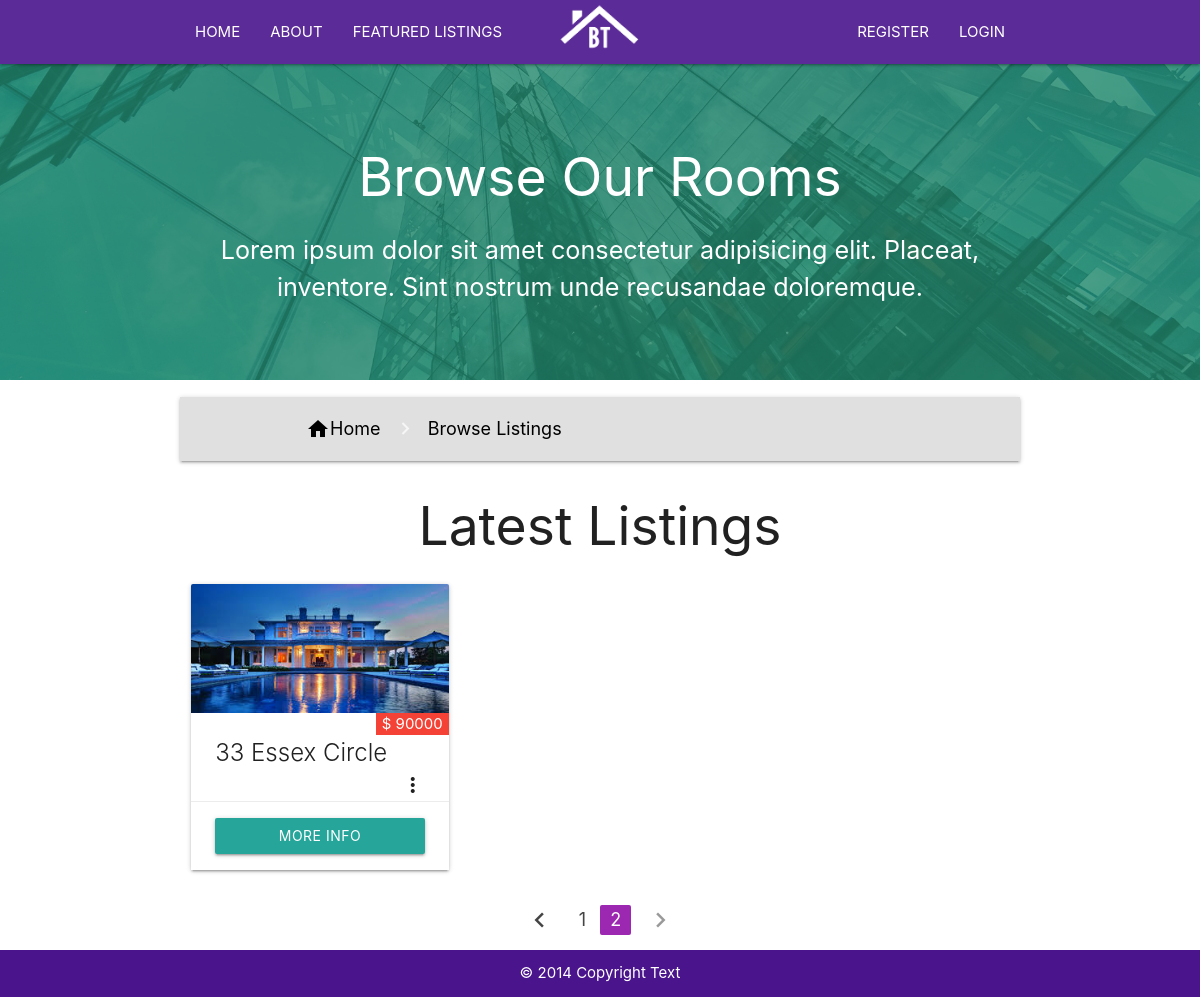
The app's page /listings/?page=2 with its own data.
### listings/models.py (models this page shows, shortened)
class Listings(models.Model):
    realtors = models.ForeignKey(m.Realtors,on_delete=models.DO_NOTHING,null=True)
    title = models.CharField(max_length=200)
    address = models.CharField(max_length=200)
    city = models.CharField(max_length=200)
    state = models.CharField(max_length = 100)
    zipcode = models.CharField(max_length=100)
    description = models.TextField(blank=True)
    price = models.IntegerField()
    bedrooms = models.IntegerField()
    bathrooms  = models.IntegerField()
    sqft = models.IntegerField()
    lot_size = models.DecimalField(max_digits=5,decimal_places=1)
    photo_main = models.ImageField(upload_to='photos/')
    photo_1 = models.ImageField(upload_to='photos/' )
    photo_2 = models.ImageField(upload_to='photos/' )
    photo_3 = models.ImageField(upload_to='photos/' )
    photo_4 = models.ImageField(upload_to='photos/' )
    photo_5 = models.ImageField(upload_to='photos/' )
    photo_6 = models.ImageField(upload_to='photos/' )
    is_published = models.BooleanField(default=True)
    list_date = models.DateTimeField(default=datetime.now,blank=True)

### listings/views.py (the view)
def index(request):
    listings = Listings.objects.filter(is_published=True)
    paginator = Paginator(listings,1)
    page = request.GET.get('page',1)
    try:
        paged_listings = paginator.page(page)
    except PageNotAnInteger:
         paged_listings = paginator.page(1)
    except EmptyPage:
         paged_listings = paginator.page(paginator.num_pages)
    context = {
        "listings":paged_listings
    }
    return render(request,'listings/listings.html',context)

### templates/listings/listings.html (shortened to what this page needs)
{% extends 'base.html'%}
{% block content %}
<section id="showcase-inner">
        <div class="overservices">
    <div class="container">
            <h2 class="white-text center">Browse Our Rooms</h2>
            <p class="flow-text center white-text">Lorem ipsum dolor sit amet consectetur adipisicing elit. Placeat, inventore.
                Sint nostrum unde recusandae doloremque.</p>
    </div>
        </div>
    </section>
    <div class="container">
        <nav class="bread grey lighten-2">
            <div class="container">
                <div class="nav-wrapper ">
                    <div class="col s12">
                        <a href="{% url 'front'%}" class="breadcrumb black-text"><i class="material-icons">home </i> Home</a>
                        <a href="{% url 'listings'%}" class="breadcrumb black-text active">Browse Listings</a>
                    </div>
                </div>
            </div>
        </nav>
    </div>
<section class="listings">
        <div class="container ">
            <h2 class="center">Latest Listings</h2>
            <div class="row">
                {% if listings %}
                {% for list in listings%}
                <div class="col s12 m4">
                    <div class="card ">
                        <div class="card-image">
                            <img src="{{list.photo_main.url}}" alt="" srcset="">
                            <span class="white-text badge red">$ {{list.price}}</span>
                        </div>
                        <div class="card-content">
                                <span class="card-title activator grey-text text-darken-4">{{list.title}}<i class="material-icons right">more_vert</i></span>
                        </div>
                        <div class="card-action">
                                <a class="btn large" href='/listings/{{list.id}}'>More Info</a>
                        </div>
                    </div>
                </div>
                {%endfor%}
                {%endif%}
            </div>
    </section>
    <div class="paginate container center">
            {% if listings.has_other_pages %}
            <ul class="pagination">
                  {% if listings.has_previous %}
                  <li  class="waves-effect"><a href="?page={{listings.previous_page_number}}"><i class="material-icons">chevron_left</i></a></li>
                  {% else %}
                  <li class="disabled waves-effect"><a href="#!"><i class="material-icons">chevron_left</i></a></li>
                  {% endif %}
                  {% for i in listings.paginator.page_range %}
                      {% if listings.number == i %}
                          <li class="active waves-effect purple"><a href="?page={{ i }}">{{ i }}</a></li>
                {% else %}
                <li class="waves-effect"><a href="?page={{ i }}">{{ i }}</a></li>
                  {% endif %}
                {% endfor %}
                {% if listings.has_next %}
                  <li class="waves-effect"><a href="?page={{listings.next_page_number}}"><i class="material-icons">chevron_right</i></a></li>
                  {% else %}
                  <li class="waves-effect disabled"><a href="#!"><i class="material-icons">chevron_right</i></a></li>
                  {% endif %}
                </ul>
     </div>
          {% endif %}
{% endblock %}

### static/css/demo.css (style rules this page uses)
::placeholder { color: white; opacity: 1; }
.large { width: 100%; }
.overservices { background: rgba(32, 134, 107, 0.8); position: relative; padding:4%; }
#showcase-inner { background: url('/static/img/building.jpg'); background-position: center; background-size: cover; position: relative; overflow: hidden; }
.bread { margin-top: 2%; margin-bottom: 2%; color: black; }

### records on screen
Listings: photo_main (picture), price "90000", title "33 Essex Circle"

### other values on screen
{{ i }} "1"
{{ i }} "2"
